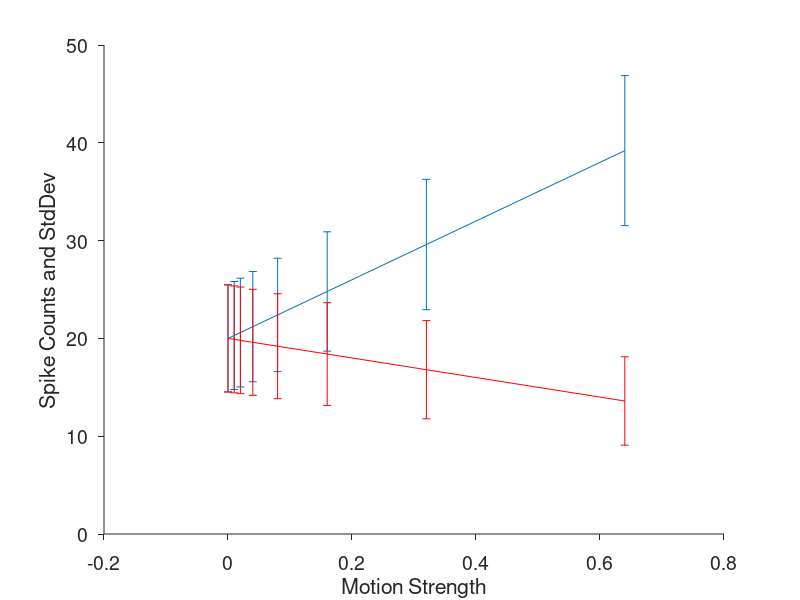

MATLAB code to generate this figure: (Note: this script raises an error after producing the figure.)
% choiceProbabilityTutorial.m%% This tutorial deals with the relationship between single neuron activity% and the behavioral choices that we (or monkeys) make in psychophysics.% It comes at the tail of the signal detection tutorial and deals with the % same topics: motion direction discrimination and MT neural activity.% This is the payoff from SDT because it gives us something to measure in% neurons that will ultimately constrain theories of neural coding.%% It stems from taking seriously the idea that choices in psychophysics arise% from the responses of neurons that represent the likelihood of one alternative% (e.g., leftward motion) versus another (e.g., rightward motion)%% M.N. Shadlen, CSH June, 1998% Updated 6/17/10 MRC% Updated 6/27/22 EAC%addpath('ChoiceProbability');%addpath('gamSpikeTrain');addpath(genpath('dependencies_choiceProbability'));addpath(genpath('../dependencies_shared/'))%% Compute expected mean responses% To model neurons, we need to set the spontaneous activity, the response% to random noise motion (0% coherence) and the amount of increased or % decreased response when motion is in the PREF or NULL direction of the % neuron.  This turns out to be well approximated by a linear function% <resp> = SpikesPerSecAtCoh0 + SpikesPerSecPerPCoh*COH %SpontAct = 8;SpikesPerSecAtCoh0 = 20;SpikesPerSecPerPCoh = 30;SpikesPerSecPerNCoh = -10;% The response on any one trial is variable.  For cortical neurons% this variability is well accounted for by a proportional relationship % between expected spike COUNTS and the variance.  This describes the % variability from trial to trial that you would measure if you showed the same% stimulus over and over again.  See the GamSpikeTrainTutorial.%% Var[count] = FanoFactor * <count>FanoFactor = 1.5;% Since we are dealing with spike counts, we must state how long we have% to count spikesDuration = 1;		% seccohvect = [0 .01 .02 .04 .08 .16 .32 .64]';ExpectedCountPREF = SpikesPerSecAtCoh0 + SpikesPerSecPerPCoh*cohvect;ExpectedCountNULL = SpikesPerSecAtCoh0 + SpikesPerSecPerNCoh*cohvect;% From these values we get the response of a neuron to motion in its% preferred direction at a number of motion strengths, and the response to % motion in its anti-preferred (NULL) direction. We can also compute the % standard deviation of the spike counts.figure(1);hold offerrorbar(cohvect,ExpectedCountPREF,sqrt(FanoFactor*ExpectedCountPREF));hold onerrorbar(cohvect,ExpectedCountNULL,sqrt(FanoFactor*ExpectedCountNULL),'r');hold offset(gca,'TickDir','out','FontSize',14,'Box','off');xlabel('Motion Strength');ylabel('Spike Counts and StdDev');% This should be old hat.  The signal detection tutorial went through this. % It is the relative separation of these response distributions, relative % in terms of the standard dev, that leads to the discriminability of % the motion on the basis of this neuron. %% Distributions of responses, sorted by choice% Let's be a little more concrete.  Suppose we show the monkey upward% motion and suppose the subject (monkey) is really% making decisions on a trial by trial basis by comparing the response of % a neuron preferring up to the response of a neuron peferring down.% I won't go through this because we covered this in the sdtTutorial.%% How would the response of the up neuron relate to the monkey's choices?% To answer this we do not want to look at lots of motion strengths, because% it's obvious and trivial that the larger responses from the UP neuron result% in more upward judgments.  That's just because the stronger UP motion leads% to stronger response from the UP neuron. No big deal.% But...if we're serious about our model of how the judgment follows the % neural response, we make another more subtle prediction.  Even for the same% stimulus, the response ought to predict the monkey's choices.% Let's model this.  We'll model the responses by drawing from a normal distribution% That's not a bad approximation so long as the mean response is sufficiently% large (so that negative vals don't occur)coh = 0;ntrials = 100;ExpectedCountUP = Duration * (SpikesPerSecAtCoh0 + SpikesPerSecPerPCoh*coh);ExpectedCountDOWN = Duration * (SpikesPerSecAtCoh0 + SpikesPerSecPerNCoh*coh);CountsUP = normrnd(ExpectedCountUP,sqrt(FanoFactor*ExpectedCountUP),ntrials,1);CountsDOWN = normrnd(ExpectedCountDOWN,sqrt(FanoFactor*ExpectedCountDOWN),ntrials,1);% On each trial, the monkey chooses UP if the UP response exceeds the down% response.  This is just the standard likelihood model that links SDT with% psychophysics.choicesUP = CountsUP>CountsDOWN;  	% here's the decision rulechoicesDOWN = ~choicesUP;% Now let's see whether there is an association between the choice % the monkey makes and the response from the Up Neuron[h1,resp,fUP] = freqhist(CountsUP(choicesUP),[0:2:40]);[h2,resp,fDOWN] = freqhist(CountsUP(choicesDOWN),[0:2:40]);figure(1);hold offh1 = bar(resp,fUP);hold onh2 = bar(resp,-fDOWN);set(h2,'FaceColor','none')set(gca,'TickDir','out','FontSize',14,'Box','off');xlabel('Spike count')ylabel('Relative frequency')tck = get(gca,'YTick');tck = round(100*tck) / 100;set(gca,'YTick',tck,'YTickLabel',num2str(abs(tck')),'XLim',[0 42])s='Response distributions from UP neuron to 0% coh, sorted by choice';title(s),set(get(gca,'Title'),'FontSize',12)% Notice the subtle difference in these distributions.  % The mean response from the UP neuron on UP choice trials isfprintf('Mean of UP neuron on UP trials %2.2f\n',mean(CountsUP(choicesUP)));% The mean response from the UP neuron on DOWN choice trials isfprintf('Mean of UP neuron on Down trials %2.2f\n',mean(CountsUP(choicesDOWN)));% Remember, these are responses to the same stimulus.%%% One way to think about this is to ask how well an observer could guess% the monkey's judgment from the responses.  This is a little like asking how % well the neuron's responses discriminate the direction of motion.  We did this % to compute the neurometric function.  Here we are asking how well% an ideal observer would categorize the monkey's choices on the basis% of the response of the neuron.  As in the sdtTutorial, it would be easier % to think of this as if we were given two responses, one drawn from % the set associated with UP choices and one associated with DOWN choices % (remember these are responses to the SAME stimulus).  You (the ideal% observer) would say that the larger response was obtained when the monkey % chose UP.  What's the probability that you would be right?% Answer: area under the ROCChoiceProbabilityUP = rocN(CountsUP(choicesUP), CountsUP(choicesDOWN));fprintf('Area under ROC for UP neuron %0.2f\n',ChoiceProbabilityUP);% You should get a value around 0.86.  That's a pretty strong association. % It is a prediction about something that can be measured if you record% from the right neuron in a monkey doing psychophysics.% You can compute the theoretical value from the Normal distribution, but% I'll leave that as an exercise in conditional probabilities.%%% You can also write some code to look at the distribution of responses from % the DOWN preferring neuron.[h1,resp,fUP] = freqhist(CountsDOWN(choicesUP),[0:2:40]);[h2,resp,fDOWN] = freqhist(CountsDOWN(choicesDOWN),[0:2:40]);figure(2), hold offh1 = bar(resp,fUP);hold onh2 = bar(resp,-fDOWN);set(h2,'FaceColor','none')set(gca,'TickDir','out','FontSize',14,'Box','off');xlabel('Spike count')ylabel('Relative frequency')tck = get(gca,'YTick');tck = round(100*tck) / 100;set(gca,'YTick',tck,'YTickLabel',num2str(abs(tck')),'XLim',[0 42])s = sprintf('Response distributions from DOWN neuron to %d%% coh, sorted by choice', coh);title(s),set(get(gca,'Title'),'FontSize',12)ChoiceProbabilityDOWN = rocN(CountsDOWN(choicesDOWN), CountsDOWN(choicesUP));fprintf('Area under ROC for DOWN neuron %0.2f\n',ChoiceProbabilityDOWN);% Convince yourself that the responses in Figs 1 and 2 are actually not% different from each other if we ignore the monkey's choices.  They are% the UP neuron's responses to 0% coh motion and the DOWN neuron's responses % to 0% coh motion.  There's no difference, on average, in the way that the% UP and DOWN preferring neurons respond to 0% coh motion. % All we're saying here is that if the monkey says "up" when the UP neuron% responds more than the DOWN neuron, then the responses will tend to sort % themselves in this way.%% Why are real choice probabilities small?% So what is the real situation?   The choice probability in MT is about 0.58. % That's a long way from 0.86.  Why?% Well, the monkey is probably not making choices based on just one neuron.% So let's follow the same line of thinking developed in sdtTutorial.% Suppose the monkey pools the activity from many neurons. % Let's assume the variable responses from each neuron on each trial are all% independent of one another.poolsize = 50;coh = 0;ntrials = 100;ExpectedCountUP = Duration * (SpikesPerSecAtCoh0 + SpikesPerSecPerPCoh*coh);ExpectedCountDOWN = Duration * (SpikesPerSecAtCoh0 + SpikesPerSecPerNCoh*coh);% make matrices of the responses.  The rows are the trials.  The columns% are the neurons.  We simulate two pools, UP and DOWN.CountsUP = normrnd(ExpectedCountUP,sqrt(FanoFactor*ExpectedCountUP),ntrials,poolsize);CountsDOWN = normrnd(ExpectedCountDOWN,sqrt(FanoFactor*ExpectedCountDOWN),ntrials,poolsize);%%% The decision rule now depends on the average reponse of all the neurons in % the pool:choicesUP = mean(CountsUP,2) > mean(CountsDOWN,2);  	choicesDOWN = ~choicesUP;%% **** Now sort the responses from any 1 of the UP neurons, based on the monkey's choiceswhichNeuron = 1[h1,resp,fUP] = freqhist(CountsUP(choicesUP,whichNeuron),[0:2:40]);[h2,resp,fDOWN] = freqhist(CountsUP(choicesDOWN,whichNeuron),[0:2:40]);figure(1),hold offh1 = bar(resp,fUP);hold onh2 = bar(resp,-fDOWN);set(h2,'FaceColor','none');set(gca,'TickDir','out','FontSize',14,'Box','off');xlabel('Spike count');ylabel('Relative frequency');tck = get(gca,'YTick');tck = round(100*tck) / 100;set(gca,'YTick',tck,'YTickLabel',num2str(abs(tck')),'XLim',[0 42])s = sprintf('Response distributions from 1 UP neuron to %d%% coh, sorted by choice, poolsize=%d',...  coh, poolsize);title(s),set(get(gca,'Title'),'FontSize',12);% Notice the subtle difference in these distributions has more or less% vanished.  I'm assuming you used a poolsize larger than 10.% The mean response from the UP neuron on UP choice trials isfprintf('Mean response from one UP neuron on UP trials: %2.2f\n', mean(CountsUP(choicesUP,whichNeuron)));% The mean response from the UP neuron on DOWN choice trials isfprintf('Mean response from one UP neuron on DOWN trials: %2.2f\n', mean(CountsUP(choicesDOWN,whichNeuron)));%% **** What is the choice probability in this case?  % I wrote a tool that computes ROC area for each of the poolsize neurons% We'll take the mean.ChoiceProbabilityUP = mean(nanroc(CountsUP(choicesUP,:), CountsUP(choicesDOWN,:)));fprintf('Mean area under ROC for %i neurons %0.2f\n',poolsize,ChoiceProbabilityUP);% If you chose poolsize of about 20, then you got a choice probability of % about 0.56.  If you choose poolsize of 100 you should get down below 0.54% This is looking good.  We could, in principle, find the poolsize that predicts% the measured choice probability.  We ought to be pleased that the size% is larger than one.  How could we have possibly found the one neuron that% the monkey uses to base judgments off of?  Really!  % On the other hand, when we have a lot of neurons in the pool, we would % expect an improvement in sensitivity.  That's not good!  The single neurons% in MT are awfully sensitive.  Remember, the neurometric function is % a pretty good match for the psychometric function.  If we pool lots % of neurons, the sensitivity gets fantastic and we can no longer account% for the monkey's performance (threshold).  That's unacceptable.  It implies% that our decision rule is wrong!   % In fact, we would like to account for both sensitivity (i.e., threshold) and % choice probability with the same rule.  % That turns out to be a tall order.  More neurons reduces the impact of any% one on the behavior trial-to-trial, but increases sensitivity to weak % motion.  We'll come back to this.%% Covariance of responses % Remember for the sdtTutorial, that if the responses of the neurons that % comprise the pools are *not* independent, then the benefits of pooling are% curtailed.  Let's look at this.% let's choose a level of correlation:rbar = 0.2;% To make weakly correlated responses, we start with 0-mean, unit-variance% normal deviates.xUP = normrnd(0,1,ntrials,poolsize);xDOWN = normrnd(0,1,ntrials,poolsize);% notice that these values are independent.  The mean r value from all % the pairs should be very close to 0.  LEt's convince ourselves.% There are lots of pairwise r vals, poolsize*(poolsize-1) / 2% Plot a frequency histogram.rmatrix = corrcoef(xUP);rmatrix(logical(eye(size(rmatrix)))) = nan;figure(1),hold off, freqhist(rmatrix);set(gca,'TickDir','out','FontSize',14,'Box','off');set(gca,'XLim',[-1 1])xlabel('r_{ij}')ylabel('Relative frequency')% or take the mean of the off diagonal terms of the correlation matrixmeanR(xUP)meanR(xDOWN)%% **** Create a correlated matrix of counts% We can correlate the rows of xUP as follows.% Treat each of the rows as a column vector (xUP')% generate a matrix which is the square root matrix of% the desired covariance matrix.  I don't know a good way to do% this so I designed a brute force method.  I'm sure there are better ways, % but this works.  You can look at % [C Q] = qrancorrelmtx(poolsize,rbar,rbar,1);% Notice that Q*Q' approximates C.  Q is the matrix square root.CountsUP = ExpectedCountUP + sqrt(FanoFactor*ExpectedCountUP)* (Q*xUP')';CountsDOWN = ExpectedCountDOWN + sqrt(FanoFactor*ExpectedCountDOWN)* (Q*xDOWN')';% Confirm that the pairwise correlation is about rbarrmatrix = corrcoef(CountsUP);rmatrix(logical(eye(size(rmatrix)))) = nan;figure(1),hold off, freqhist(rmatrix);set(gca,'TickDir','out','FontSize',14,'Box','off');set(gca,'XLim',[-1 1])xlabel('r_{ij}')ylabel('Relative frequency')% or take the mean of the off diagonal terms of the correlation matrixmeanR(CountsUP)meanR(CountsDOWN)% So now we have matrices of responses.  Each row is a trial.% Each  column is the response from 1 neuron.%% **** What's the choice probability?% The decision rule is choicesUP = mean(CountsUP,2) > mean(CountsDOWN,2);  	choicesDOWN = ~choicesUP;% Now sort the responses from any 1 of the UP neurons, based on the monkey's% choiceswhichNeuron = 1;[h1,resp,fUP] = freqhist(CountsUP(choicesUP,whichNeuron),[0:2:40]);[h2,resp,fDOWN] = freqhist(CountsUP(choicesDOWN,whichNeuron),[0:2:40]);figure(3),hold offh1 = bar(resp,fUP);hold onh2 = bar(resp,-fDOWN);set(h2,'FaceColor','none')set(gca,'TickDir','out','FontSize',14,'Box','off');xlabel('Spike count')ylabel('Relative frequency')tck = get(gca,'YTick');tck = round(100*tck) / 100;set(gca,'YTick',tck,'YTickLabel',num2str(abs(tck')),'XLim',[0 42])s = sprintf('Response distributions from 1 UP neuron to %d%% coh, sorted by choice; r=%.3f, poolsize=%d',...  coh, rbar, poolsize);title(s);set(get(gca,'Title'),'FontSize',12)%%% Here's the choice probability (the mean value for each of the poolsize% neurons.  The answer should be around 0.67, depending on poolsizeChoiceProbabilityUP = mean(nanroc(CountsUP(choicesUP,:), CountsUP(choicesDOWN,:)))fprintf('Mean area under ROC for %i neurons %0.2f\n',poolsize,ChoiceProbabilityUP);% This is getting interesting.  If many neurons are weakly correlated% then two things hold.  We learned in the sdtTutorial that the expected improvement% in sensitivity is curtailed.  Now we learn that any one of these neurons% retains a relationship with the decision.% Convince yourself that larger poosizes than 50 or so do not lead to % big changes in the choice probability.  Remember that the improvement in sensitivity% reaches asymptotic value with weakly correlated pools of responses.  There% is an analogous statement about choice probability.  As poolsize increases% the effect of one neuron on the pooled response lessens, but only to a % point.  Again, by 50-100 neurons, the choice probability approaches % an asymptotic value.  This is an important observation.  The correlation we % implemented here is very weak and probably realistic.  Putting this another % way, were it not for correlation, we would probably not measure a choice% probability.%%  **** So how far off are we?  % We now have a substantial covariation between % single neuron and monkey choice -- too large in fact.  We also expect that% pools of neurons will out perform single neurons, leading to lower predicted% thresholds (better sensitivity).  Let's confirm this and get a sense of what% it will take to remedy the discrepancy.% First, compute a psychometric function for 1 neuroncorrect = zeros(size(cohvect));for i = 1:length(cohvect)	coh = cohvect(i);		ExpectedCountUP = Duration * (SpikesPerSecAtCoh0 + SpikesPerSecPerPCoh*coh);	ExpectedCountDOWN = Duration * (SpikesPerSecAtCoh0 + SpikesPerSecPerNCoh*coh);	CountsUP = normrnd(ExpectedCountUP,sqrt(FanoFactor*ExpectedCountUP),ntrials,1);	CountsDOWN = normrnd(ExpectedCountDOWN,sqrt(FanoFactor*ExpectedCountDOWN),ntrials,1);	choicesUP = CountsUP>CountsDOWN;  	% here's the decision rule	% choicesDOWN = ~choicesUP;	correct(i) = sum(choicesUP) / ntrials;end	data = [cohvect correct ntrials*ones(size(cohvect))];[thresh slope] = quickfit(data);x = logspace(-2,0,100)';pmf = 1 - .5 * exp( -(x/thresh).^slope );% plot itfigure(1)clfplot(x,pmf),hold onplot(cohvect,correct,'bo')set(gca,'TickDir','out','FontSize',14,'Box','off');set(gca,'XScale','log','XTick',[.025 .05 .1 .2 .4 .8],'XLim',[.0125 1])xlabel('Motion strength (coherence)')ylabel('Probability correct')s = sprintf('Predicted psychometric function from poolsize=1, r=0: thresh=%.3f', thresh)title(s),set(get(gca,'Title'),'FontSize',12)% Depending on eccentricity, monkeys perform near about 0.1 and neurons% in MT have neurometric thresholds just greater than this.% you can adjust the slope terms at the beginning of this tutorial if% you want to get this better.  %% So now we're ready to ask about pools of neuronspoolsize = 50rbar = 0.2[C Q] = qrancorrelmtx(poolsize,rbar,rbar,1);correct = zeros(size(cohvect));for i = 1:length(cohvect)	coh = cohvect(i);	ExpectedCountUP = Duration * (SpikesPerSecAtCoh0 + SpikesPerSecPerPCoh*coh);	ExpectedCountDOWN = Duration * (SpikesPerSecAtCoh0 + SpikesPerSecPerNCoh*coh);	xUP = normrnd(0,1,ntrials,poolsize);	xDOWN = normrnd(0,1,ntrials,poolsize);	CountsUP = ExpectedCountUP + sqrt(FanoFactor*ExpectedCountUP)* (Q*xUP')';	CountsDOWN = ExpectedCountDOWN + sqrt(FanoFactor*ExpectedCountDOWN)* (Q*xDOWN')';	choicesUP = mean(CountsUP,2) > mean(CountsDOWN,2);  		% choicesDOWN = ~choicesUP;	correct(i) = sum(choicesUP) / ntrials;	if coh==0		ChoiceProbabilityUP = mean(nanroc(CountsUP(choicesUP,:),...		CountsUP(choicesDOWN,:)))	end	end	data = [cohvect correct ntrials*ones(size(cohvect))];[thresh slope] = quickfit(data)x = logspace(-2,0,100)';pmf = 1 - .5 * exp( -(x/thresh).^slope );%% **** plot itfigure(1)hold onplot(x,pmf,'r'),hold onplot(cohvect,correct,'ro')set(gca,'TickDir','out','FontSize',14,'Box','off');set(gca,'XScale','log','XTick',[.025 .05 .1 .2 .4 .8],'XLim',[.0125 1])xlabel('Motion strength (coherence)')ylabel('Probability correct')s = sprintf('Predicted psychometric function from poolsize=1, r=0: thresh=%.3f, choiceprob=%.3f', thresh,ChoiceProbabilityUP);title(s)set(get(gca,'Title'),'FontSize',12)% The threshold should be about 0.07.  That's better than the single % neuron, no doubt about it, but it's not a whole lot better.  Why not?  % Answer: weak correlation among the pool members.  The choice probability is % a bit high, but not too high (about 0.6). That's promising because a little noise % might align both predictions with the measurements (threshold and choice% probability).  Remember, without correlation we were in trouble.  We either% had to have few neurons in the pools to get a reasonable predicted threshold, % or we predicted a very high choice probability.  Had we added noise to % such a model we could conceivably lower the choice probability, % but the strategy fails to satisfy both% experimental constraints.  Of course, the values we used to model% MT responses were not taken from real cells.  If you would like to% explore these issues further, using real values for MT response, % try the mtModelDemo.m. 